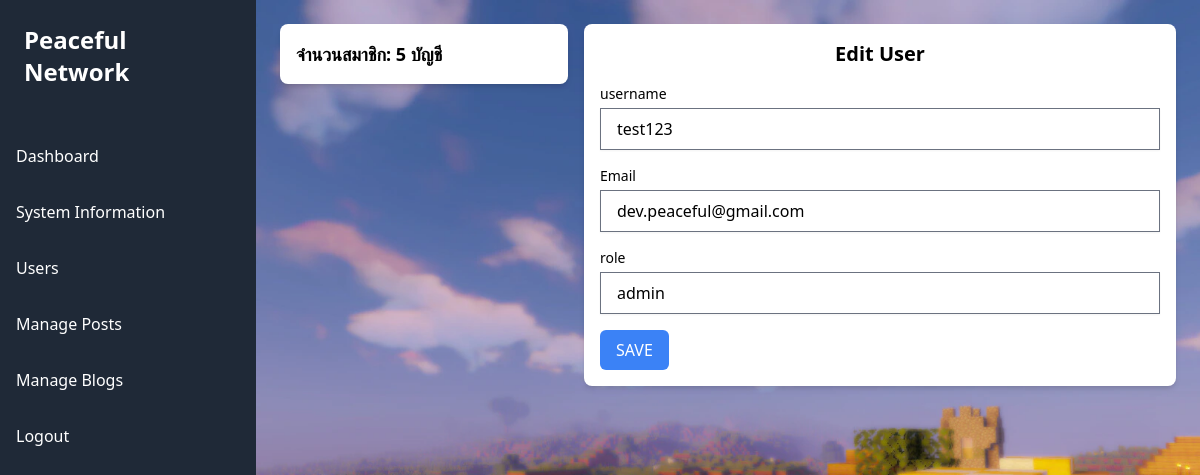
The page /administrator/editUser.php?userId=27 (signed in) on the database its author committed.
### tables this page shows
CREATE TABLE `users` (
  `userId` int NOT NULL,
  `username` varchar(50) NOT NULL,
  `password` varchar(255) NOT NULL,
  `email` varchar(100) NOT NULL,
  `profileImage` varchar(255) DEFAULT NULL,
  `verifyEmail` varchar(100) DEFAULT NULL,
  `resetCode` varchar(100) DEFAULT NULL,
  `createDate` date NOT NULL,
  `verifyStatus` varchar(20) NOT NULL,
  `status` varchar(20) NOT NULL DEFAULT 'offline',
  `role` varchar(20) NOT NULL DEFAULT 'user'
);

### system/administratorSystem.php (called while the page is built, shortened)
<?php
function fetchEditUser($conn, $userId)
{
    $sql = "SELECT * FROM users WHERE userId = :userId";
    try {
        $stmt = $conn->prepare($sql);
        $stmt->bindParam(':userId', $userId, PDO::PARAM_INT);
        $stmt->execute();
        $fetchEditUser = $stmt->fetch(PDO::FETCH_ASSOC);
        return $fetchEditUser;
    } catch (PDOException $error) {
        throw new Exception("Database error: " . $error->getMessage());
    }
}
function countUsers($conn)
{
    $sql = "SELECT COUNT(*) as totalUsers FROM users";
    $stmt = $conn->prepare($sql);
    $stmt->execute();
    $result = $stmt->fetch(PDO::FETCH_ASSOC);
    return $result['totalUsers'];
}

### administrator/editUser.php (the view, shortened to what this page needs)
<?php
require_once '../system/administratorSystem.php';
?>
<!DOCTYPE html>
<html lang="en">
<head>
    <link rel="stylesheet" href="https://cdnjs.cloudflare.com/ajax/libs/font-awesome/6.6.0/css/all.min.css" />
    <link rel="stylesheet" href="../css/output.css">
    <link rel="stylesheet" href="../css/style.css">
</head>
<body>
    <div class="flex">
        <?php include_once('../components/header-admin.php'); ?>
        <div class="flex-1 p-6">
            <div class="grid grid-cols-12 gap-4">
                <div class="col-span-12 sm:col-span-4">
                    <div class="card-white">
                        <?php $totalUsers = countUsers($conn); ?>
                        <h2 class="font-bold text-lg">จำนวนสมาชิก: <?php echo $totalUsers; ?> บัญชี</h2>
                    </div>
                </div>
                <div class="col-span-12 sm:col-span-8">
                    <div class="card-white">
                        <?php
                        $userId = $_GET['userId'];
                        ?>
                        <?php
                        $User = fetchEditUser($conn, $userId);
                        ?>
                        <h2 class="text-center text-xl font-bold mb-4">Edit User</h2>
                        <form action="" method="post" class="space-y-4">
                            <div>
                                <label for="username" class="block text-sm font-medium">username</label>
                                <input type="text" name="username" class="input-form" value="<?php echo $User['username']; ?>" placeholder="Enter username" required>
                            </div>
                            <div>
                                <label for="email" class="block text-sm font-medium">Email</label>
                                <input type="email" name="email" class="input-form" value="<?php echo $User['email']; ?>" placeholder="Enter email" required>
                            </div>
                            <div>
                                <label for="role" class="block text-sm font-medium">role</label>
                                <input type="text" name="role" class="input-form" value="<?php echo $User['role']; ?>" placeholder="Enter role" required>
                            </div>
                            <div>
                                <input type="submit" class="btn-blue-500" value="SAVE">
                            </div>
                        </form>
                    </div>
                </div>
            </div>
        </div>
    </div>
</body>
</html>

### css/style.css (style rules this page uses)
body { background-image: url('../img/bg_blur.webp'); background-size: cover; background-position: bg-center; background-repeat: no-repeat; }

### rows shown on the page
users: username "test123", email "dev.peaceful@gmail.com", role "admin"

### other values the page prints
$totalUsers "5"
